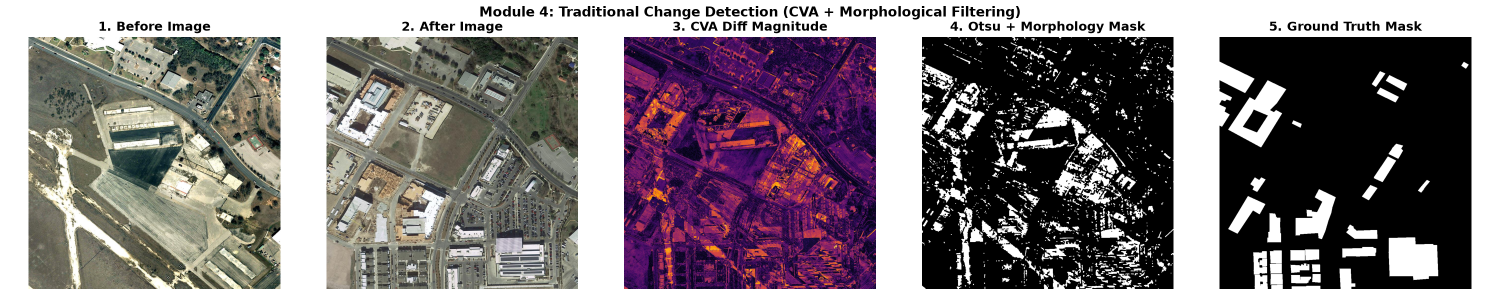
#> input picture module4_traditional_baseline_result.png, 3000 x 600 px, given as the content of the folder data/dataset_split/test/before, which was not available (shown at 1/2 size)
$ python test_module4.py
#> lines starting #> are read from the running program, lines starting #| are printed output that depends on the picture; after the words box and inside, x2 and y2 are one past the last pixel; in counts of white or black regions, pixels touching at a corner belong together; pictures that were not available may be replaced by others from this repository, and a replacement may not be noted
### src/baseline.py
import cv2
import numpy as np

# [7 lines left out: function compute_absolute_difference, not called in this run]

def compute_cva(img1: np.ndarray, img2: np.ndarray) -> np.ndarray:
    """
    Computes multi-spectral / RGB Change Vector Analysis (CVA) magnitude.
    ||I_t2 - I_t1|| = sqrt(sum((I_t2_c - I_t1_c)^2))
    """
    diff = img1.astype(np.float32) - img2.astype(np.float32)
    magnitude = np.sqrt(np.sum(diff ** 2, axis=-1))
    return cv2.normalize(magnitude, None, 0, 255, cv2.NORM_MINMAX).astype(np.uint8)

# Alias for backwards compatibility
change_vector_analysis = compute_cva

def apply_threshold_and_morphology(diff_map: np.ndarray, kernel_size: int = 3) -> np.ndarray:
    """
    Applies Otsu automated thresholding followed by Morphological Opening & Closing for noise removal.
    """
    _, binary_mask = cv2.threshold(diff_map, 0, 255, cv2.THRESH_BINARY + cv2.THRESH_OTSU)
    kernel = cv2.getStructuringElement(cv2.MORPH_RECT, (kernel_size, kernel_size))
    opened_mask = cv2.morphologyEx(binary_mask, cv2.MORPH_OPEN, kernel)
    clean_mask = cv2.morphologyEx(opened_mask, cv2.MORPH_CLOSE, kernel)
    return clean_mask

# Alias for backwards compatibility
generate_baseline_mask = apply_threshold_and_morphology

# [25 lines left out: function evaluate_traditional_pair, not called in this run]

### test_module4.py
import os
import cv2
import numpy as np
import matplotlib.pyplot as plt
from src.baseline import compute_cva, apply_threshold_and_morphology, compute_absolute_difference

print("=" * 65)
print("  MODULE 4: TRADITIONAL CHANGE DETECTION (BASELINE)")
print("=" * 65)

test_before_dir = "data/dataset_split/test/before"
test_after_dir = "data/dataset_split/test/after"
test_mask_dir = "data/dataset_split/test/masks"

files = sorted(os.listdir(test_before_dir))
print(f"\n[1] Evaluating Traditional Baseline across {len(files)} test image pairs...")

total_iou, total_f1, total_precision, total_recall = 0.0, 0.0, 0.0, 0.0

for f in files:
    img1 = cv2.cvtColor(cv2.imread(os.path.join(test_before_dir, f)), cv2.COLOR_BGR2RGB)
    img2 = cv2.cvtColor(cv2.imread(os.path.join(test_after_dir, f)), cv2.COLOR_BGR2RGB)
    gt_mask = cv2.imread(os.path.join(test_mask_dir, f), cv2.IMREAD_GRAYSCALE)
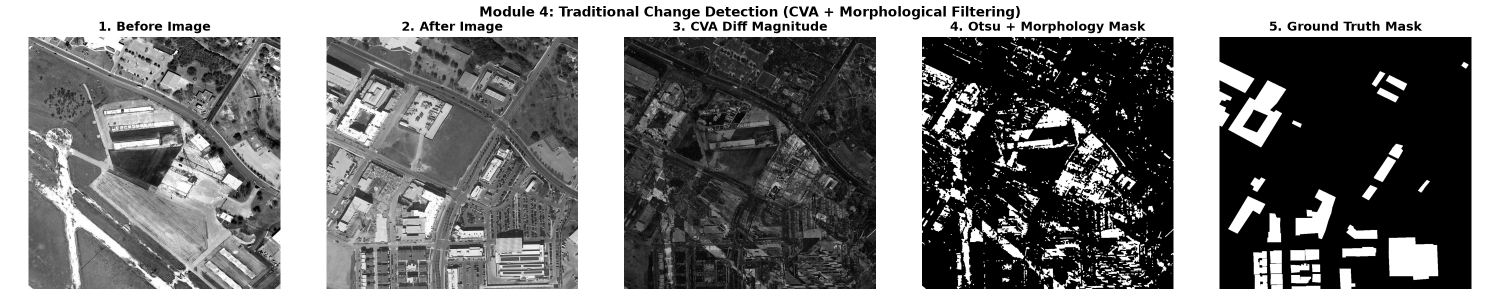
#> gt_mask: shape (600, 3000) (shown at 1/2 size); min 0, max 255, mean 125.4
    _, gt_bin = cv2.threshold(gt_mask, 127, 1, cv2.THRESH_BINARY)
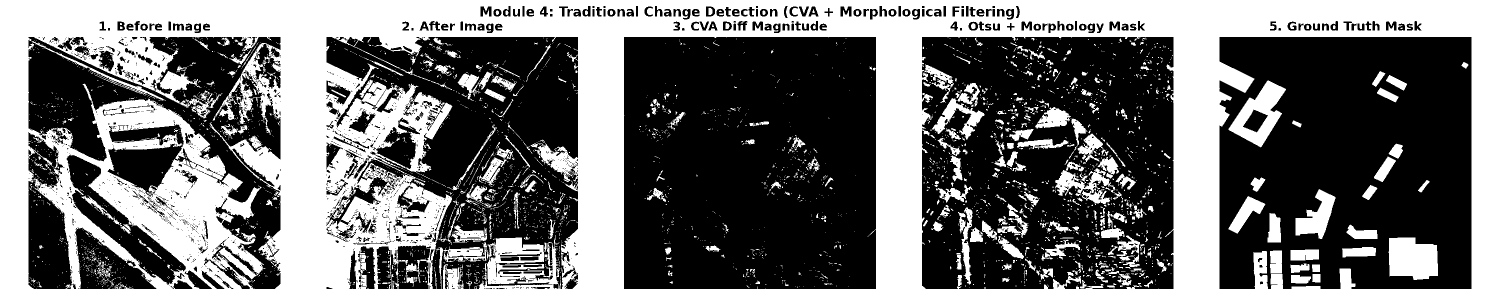
#> gt_bin: shape (600, 3000) (shown at 1/2 size); values 0 (black) and 1 (white), 44.4% white; 3512 white regions (3093 under 20 px), largest, box (x1, y1, x2, y2) and area: (0, 0, 3000, 600) 699098, (2777, 475, 2876, 560) 7078, (2457, 161, 2572, 295) 6472

    # 1. Change Vector Analysis (CVA)
    diff_map = compute_cva(img1, img2)
#> in compute_cva, `diff = img1.astype(np.float32) - img2.astype(np.float32)`: diff: shape (600, 3000, 3) float32; every value is 0
#> in compute_cva, `magnitude = np.sqrt(np.sum(diff ** 2, axis=-1))`: magnitude: shape (600, 3000) float32; every value is 0
#> in compute_cva, `return cv2.normalize(magnitude, None, 0, 255, cv2.NORM_MINMAX).astype(..`: returned value: shape (600, 3000); every value is 0
    # 2. Otsu Thresholding + Morphological filtering
    pred_mask = apply_threshold_and_morphology(diff_map) // 255

    # Metrics
    tp = np.logical_and(pred_mask == 1, gt_bin == 1).sum()
#> tp = 0
    fp = np.logical_and(pred_mask == 1, gt_bin == 0).sum()
#> fp = 0
    fn = np.logical_and(pred_mask == 0, gt_bin == 1).sum()
#> fn = 798616

    precision = tp / (tp + fp + 1e-6)
#> precision = 0
    recall = tp / (tp + fn + 1e-6)
#> recall = 0
    f1 = 2 * (precision * recall) / (precision + recall + 1e-6)
#> f1 = 0
    iou = tp / (tp + fp + fn + 1e-6)
#> iou = 0

    total_precision += precision
#> total_precision = 0
    total_recall += recall
#> total_recall = 0
    total_f1 += f1
#> total_f1 = 0
    total_iou += iou
#> total_iou = 0

n = len(files)
mean_prec = total_precision / n
#> mean_prec = 0
mean_rec = total_recall / n
#> mean_rec = 0
mean_f1 = total_f1 / n
#> mean_f1 = 0
mean_iou = total_iou / n
#> mean_iou = 0

print(f"\n[2] Traditional Baseline Performance Metrics ({n} Test Samples):")
print(f"    - Mean Precision         : {mean_prec:.4f}")
#|     - Mean Precision         : 0.0000
print(f"    - Mean Recall            : {mean_rec:.4f}")
#|     - Mean Recall            : 0.0000
print(f"    - Mean F1-Score          : {mean_f1:.4f}")
#|     - Mean F1-Score          : 0.0000
print(f"    - Mean IoU (Jaccard)     : {mean_iou:.4f}")
#|     - Mean IoU (Jaccard)     : 0.0000

# 3. Save Visual Pipeline Step-by-Step
sample_f = files[0]
s_img1 = cv2.cvtColor(cv2.imread(os.path.join(test_before_dir, sample_f)), cv2.COLOR_BGR2RGB)
s_img2 = cv2.cvtColor(cv2.imread(os.path.join(test_after_dir, sample_f)), cv2.COLOR_BGR2RGB)
s_gt = cv2.imread(os.path.join(test_mask_dir, sample_f), cv2.IMREAD_GRAYSCALE)
s_diff = compute_cva(s_img1, s_img2)
s_pred = apply_threshold_and_morphology(s_diff)

fig, axes = plt.subplots(1, 5, figsize=(20, 4))
axes[0].imshow(s_img1)
axes[0].set_title("1. Before Image", fontweight="bold")
axes[0].axis("off")

axes[1].imshow(s_img2)
axes[1].set_title("2. After Image", fontweight="bold")
axes[1].axis("off")

axes[2].imshow(s_diff, cmap="inferno")
axes[2].set_title("3. CVA Diff Magnitude", fontweight="bold")
axes[2].axis("off")

axes[3].imshow(s_pred, cmap="gray")
axes[3].set_title("4. Otsu + Morphology Mask", fontweight="bold")
axes[3].axis("off")

axes[4].imshow(s_gt, cmap="gray")
axes[4].set_title("5. Ground Truth Mask", fontweight="bold")
axes[4].axis("off")

plt.suptitle("Module 4: Traditional Change Detection (CVA + Morphological Filtering)", fontsize=13, fontweight="bold")
plt.tight_layout()
out_fig = "module4_traditional_baseline_result.png"
plt.savefig(out_fig, dpi=150)
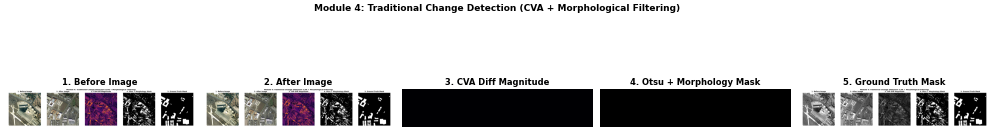
#> figure drawn by matplotlib, 5 panels
plt.close()

print(f"\n[SUCCESS] Traditional baseline artifact saved to: '{out_fig}'")
print("=" * 65)
